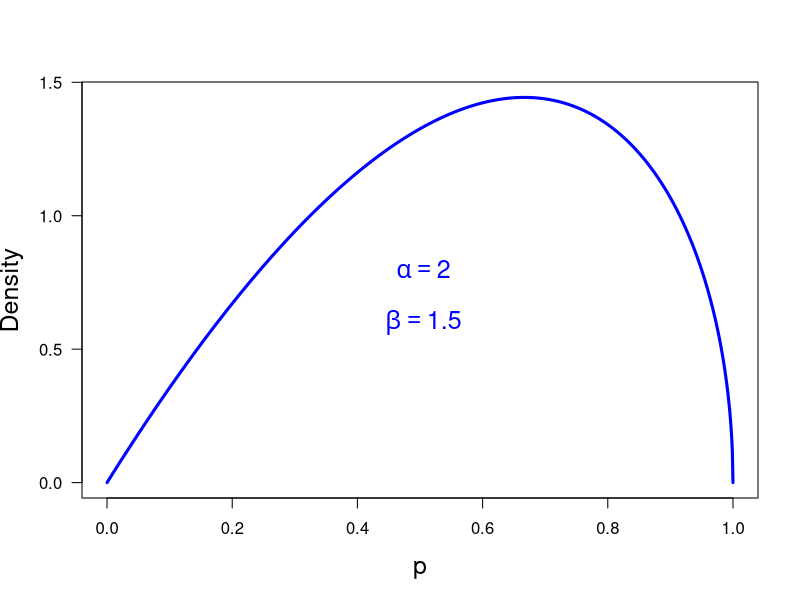

The R script that drew this image:
print('file: PDsPDFsBetaPDF.R')
# beta PDF
alpha = 2; beta = 1.5
parr = seq(0.0,1,0.001)
betaPDF = dbeta(x=parr,shape1=alpha,shape2=beta)
# png('betaPDF160818.png',width=16,height=16,units='cm',res=300)
plot(parr,betaPDF,type='l',lwd=3,col='blue',xlab='p',
     ylab='Density',las=1,cex.lab=1.5)
text(0.5,0.8,bquote(~alpha == .(alpha)),col='blue',cex=1.5)
text(0.5,0.6,bquote(~beta == .(beta)),col='blue',cex=1.5)
# dev.off()
